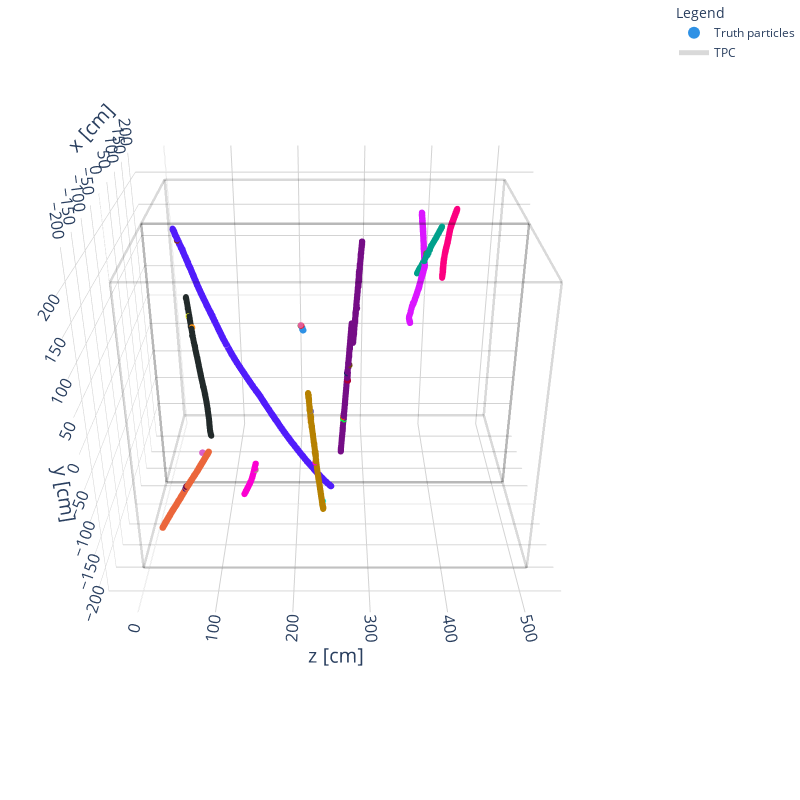

Notebook cell for this chart:
### Markdown cell above
## Signal Definition

We'll define a signal $\nu_{\mu}$ CC $\pi^{0}$ interaction as any fiducial neutrino interaction resulting in the following final state particles:
* 1 primary muon (KE $\ge$ 143 MeV)
* 0 primary charged pions (KE $\ge$ 25 MeV)
* 1 primary neutral pion.

Using the SPINE drawing tool, let's take a look at a signal interaction in truth:

### Code cell
drawer = Drawer(data, draw_mode='truth', detector=exp) 
fig = drawer.get('particles', ['interaction_id', 'id', 'pdg_code', 'parent_track_id', 'parent_pdg_code'], draw_end_points=False, draw_vertices=False)
fig.show()

### Figure 1 — Plotly figure (JSON) as saved in the notebook; plotly's stock layout.template omitted (floating-point values rounded to 4 significant figures; data arrays with more than 128 entries replaced by an {"elided": "..."} marker saying what was removed)
{"data": [{"hovertemplate": "x: %{x}<br>y: %{y}<br>z: %{z}<br>%{text}", "marker": {"cmax": 31, "cmin": 0, "color": {"elided": "17689 int values"}, "colorscale": [[0, "#2E91E5"], [0.03226, "#E15F99"], [0.06452, "#1CA71C"], [0.09677, "#FB0D0D"], [0.129, "#DA16FF"], [0.1613, "#222A2A"], [0.1935, "#B68100"], [0.2258, "#750D86"], [0.2581, "#EB663B"], [0.2903, "#511CFB"], [0.3226, "#00A08B"], [0.3548, "#FB00D1"], [0.3871, "#FC0080"], [0.4194, "#B2828D"], [0.4516, "#6C7C32"], [0.4839, "#778AAE"], [0.5161, "#862A16"], [0.5484, "#A777F1"], [0.5806, "#620042"], [0.6129, "#1616A7"], [0.6452, "#DA60CA"], [0.6774, "#6C4516"], [0.7097, "#0D2A63"], [0.7419, "#AF0038"], [0.7742, "#FD3216"], [0.8065, "#00FE35"], [0.8387, "#6A76FC"], [0.871, "#FED4C4"], [0.9032, "#FE00CE"], [0.9355, "#0DF9FF"], [0.9677, "#F6F926"], [1, "#FF9616"]], "size": 2}, "mode": "markers", "name": "Truth particles", "text": {"elided": "17689 str values"}, "type": "scatter3d", "x": {"elided": "17689 float values"}, "y": {"elided": "17689 float values"}, "z": {"elided": "17689 float values"}}, {"hovertemplate": "x: %{x}<br>y: %{y}<br>z: %{z}", "legendgroup": "group_1759874595.968482", "line": {"color": "rgba(0,0,0,0.150)", "width": 5}, "mode": "lines", "name": "TPC", "showlegend": true, "type": "scatter3d", "x": [-201.6, -201.6, null, -201.6, -201.6, null, -201.6, -0.2, null, -201.6, -201.6, null, -201.6, -0.2, null, -201.6, -201.6, null, -201.6, -0.2, null, -201.6, -0.2, null, -0.2, -0.2, null, -0.2, -0.2, null, -0.2, -0.2, null, -0.2, -0.2, null], "y": [-200.0, -200.0, null, -200.0, 200.0, null, -200.0, -200.0, null, -200.0, 200.0, null, -200.0, -200.0, null, 200.0, 200.0, null, 200.0, 200.0, null, 200.0, 200.0, null, -200.0, -200.0, null, -200.0, 200.0, null, -200.0, 200.0, null, 200.0, 200.0, null], "z": [4.042, 505.4, null, 4.042, 4.042, null, 4.042, 4.042, null, 505.4, 505.4, null, 505.4, 505.4, null, 4.042, 505.4, null, 4.042, 4.042, null, 505.4, 505.4, null, 4.042, 505.4, null, 4.042, 4.042, null, 505.4, 505.4, null, 4.042, 505.4, null]}, {"hovertemplate": "x: %{x}<br>y: %{y}<br>z: %{z}", "legendgroup": "group_1759874595.968482", "line": {"color": "rgba(0,0,0,0.150)", "width": 5}, "mode": "lines", "name": "TPC", "showlegend": false, "type": "scatter3d", "x": [0.2, 0.2, null, 0.2, 0.2, null, 0.2, 201.6, null, 0.2, 0.2, null, 0.2, 201.6, null, 0.2, 0.2, null, 0.2, 201.6, null, 0.2, 201.6, null, 201.6, 201.6, null, 201.6, 201.6, null, 201.6, 201.6, null, 201.6, 201.6, null], "y": [-200.0, -200.0, null, -200.0, 200.0, null, -200.0, -200.0, null, -200.0, 200.0, null, -200.0, -200.0, null, 200.0, 200.0, null, 200.0, 200.0, null, 200.0, 200.0, null, -200.0, -200.0, null, -200.0, 200.0, null, -200.0, 200.0, null, 200.0, 200.0, null], "z": [4.042, 505.4, null, 4.042, 4.042, null, 4.042, 4.042, null, 505.4, 505.4, null, 505.4, 505.4, null, 4.042, 505.4, null, 4.042, 4.042, null, 505.4, 505.4, null, 4.042, 505.4, null, 4.042, 4.042, null, 505.4, 505.4, null, 4.042, 505.4, null]}], "layout": {"height": 800, "hoverlabel": {"font": {"family": "Droid sans, monospace"}}, "legend": {"itemsizing": "constant", "title": {"text": "Legend"}, "tracegroupgap": 1}, "margin": {"b": 0, "l": 0, "r": 0, "t": 0}, "scene": {"aspectmode": "manual", "aspectratio": {"x": 0.8043, "y": 0.7979, "z": 1}, "camera": {"center": {"x": 0, "y": -0.1, "z": -0.01}, "eye": {"x": -2, "y": 1, "z": -0.01}, "up": {"x": 0, "y": 1, "z": 0}}, "xaxis": {"backgroundcolor": "white", "gridcolor": "lightgray", "nticks": 10, "range": [-241.9, 241.9], "showbackground": true, "showticklabels": true, "tickfont": {"size": 14}, "title": {"font": {"size": 20}, "text": "x [cm]"}}, "yaxis": {"backgroundcolor": "white", "gridcolor": "lightgray", "nticks": 10, "range": [-240.0, 240.0], "showbackground": true, "showticklabels": true, "tickfont": {"size": 14}, "title": {"font": {"size": 20}, "text": "y [cm]"}}, "zaxis": {"backgroundcolor": "white", "gridcolor": "lightgray", "nticks": 10, "range": [-46.09, 555.5], "showbackground": true, "showticklabels": true, "tickfont": {"size": 14}, "title": {"font": {"size": 20}, "text": "z [cm]"}}}, "scene2": {"aspectmode": "manual", "aspectratio": {"x": 0.8043, "y": 0.7979, "z": 1}, "camera": {"center": {"x": 0, "y": -0.1, "z": -0.01}, "eye": {"x": -2, "y": 1, "z": -0.01}, "up": {"x": 0, "y": 1, "z": 0}}, "xaxis": {"backgroundcolor": "white", "gridcolor": "lightgray", "nticks": 10, "range": [-241.9, 241.9], "showbackground": true, "showticklabels": true, "tickfont": {"size": 14}, "title": {"font": {"size": 20}, "text": "x [cm]"}}, "yaxis": {"backgroundcolor": "white", "gridcolor": "lightgray", "nticks": 10, "range": [-240.0, 240.0], "showbackground": true, "showticklabels": true, "tickfont": {"size": 14}, "title": {"font": {"size": 20}, "text": "y [cm]"}}, "zaxis": {"backgroundcolor": "white", "gridcolor": "lightgray", "nticks": 10, "range": [-46.09, 555.5], "showbackground": true, "showticklabels": true, "tickfont": {"size": 14}, "title": {"font": {"size": 20}, "text": "z [cm]"}}}, "scene3": {"aspectmode": "manual", "aspectratio": {"x": 0.8043, "y": 0.7979, "z": 1}, "camera": {"center": {"x": 0, "y": -0.1, "z": -0.01}, "eye": {"x": -2, "y": 1, "z": -0.01}, "up": {"x": 0, "y": 1, "z": 0}}, "xaxis": {"backgroundcolor": "white", "gridcolor": "lightgray", "nticks": 10, "range": [-241.9, 241.9], "showbackground": true, "showticklabels": true, "tickfont": {"size": 14}, "title": {"font": {"size": 20}, "text": "x [cm]"}}, "yaxis": {"backgroundcolor": "white", "gridcolor": "lightgray", "nticks": 10, "range": [-240.0, 240.0], "showbackground": true, "showticklabels": true, "tickfont": {"size": 14}, "title": {"font": {"size": 20}, "text": "y [cm]"}}, "zaxis": {"backgroundcolor": "white", "gridcolor": "lightgray", "nticks": 10, "range": [-46.09, 555.5], "showbackground": true, "showticklabels": true, "tickfont": {"size": 14}, "title": {"font": {"size": 20}, "text": "z [cm]"}}}, "showlegend": true, "width": 800}}
